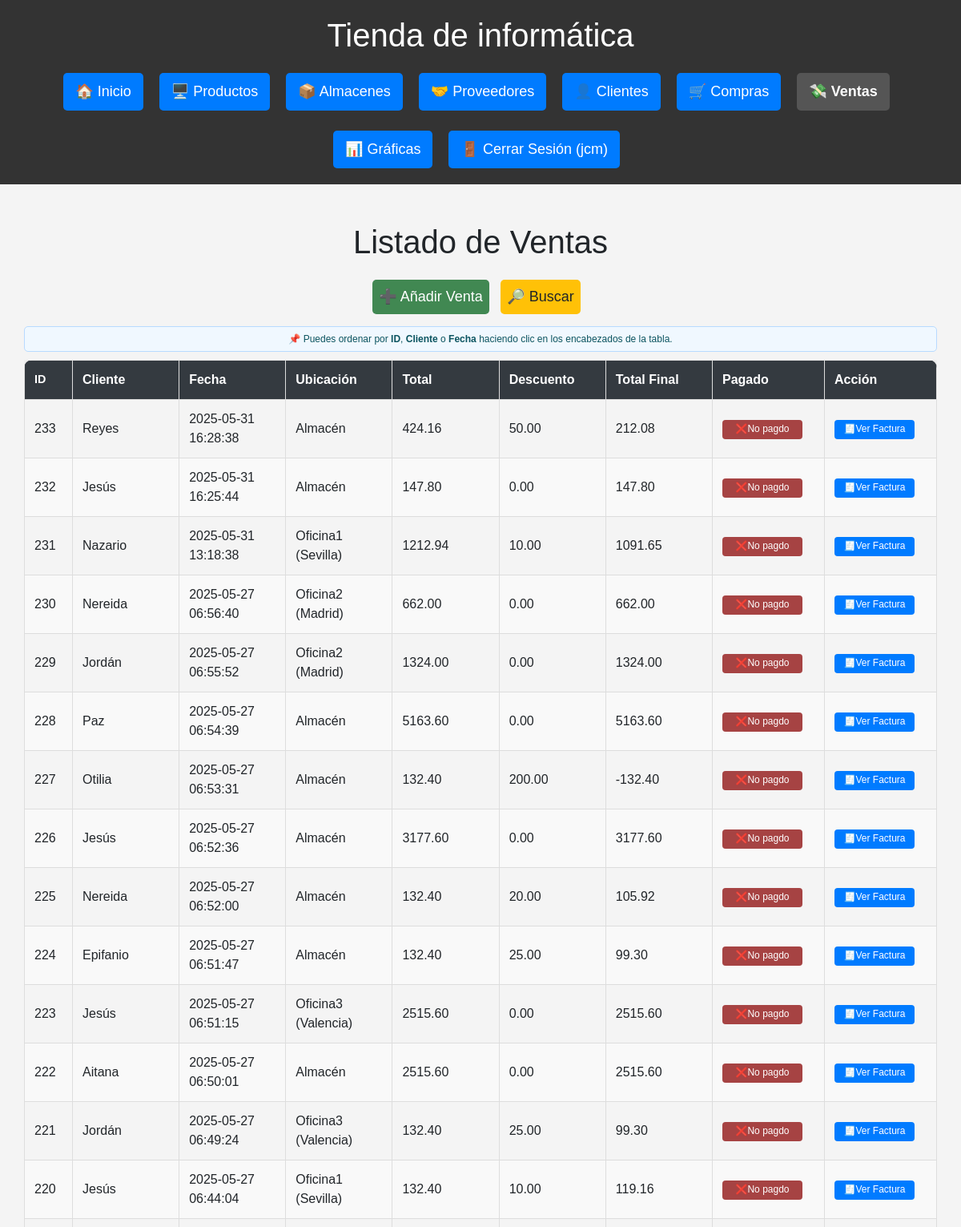
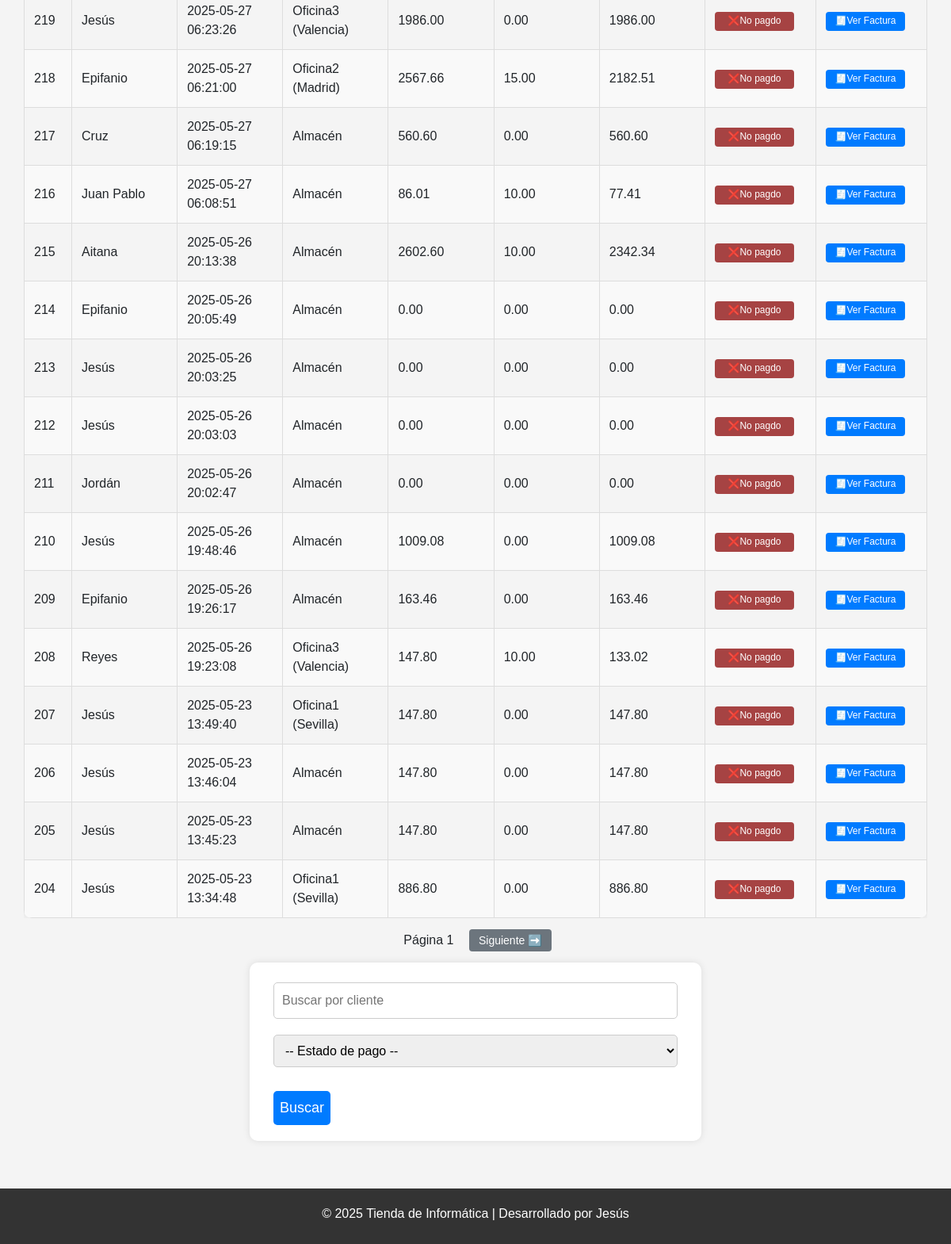
Page /ventas (signed in) on the earlier database version (2 pictures, top to bottom).
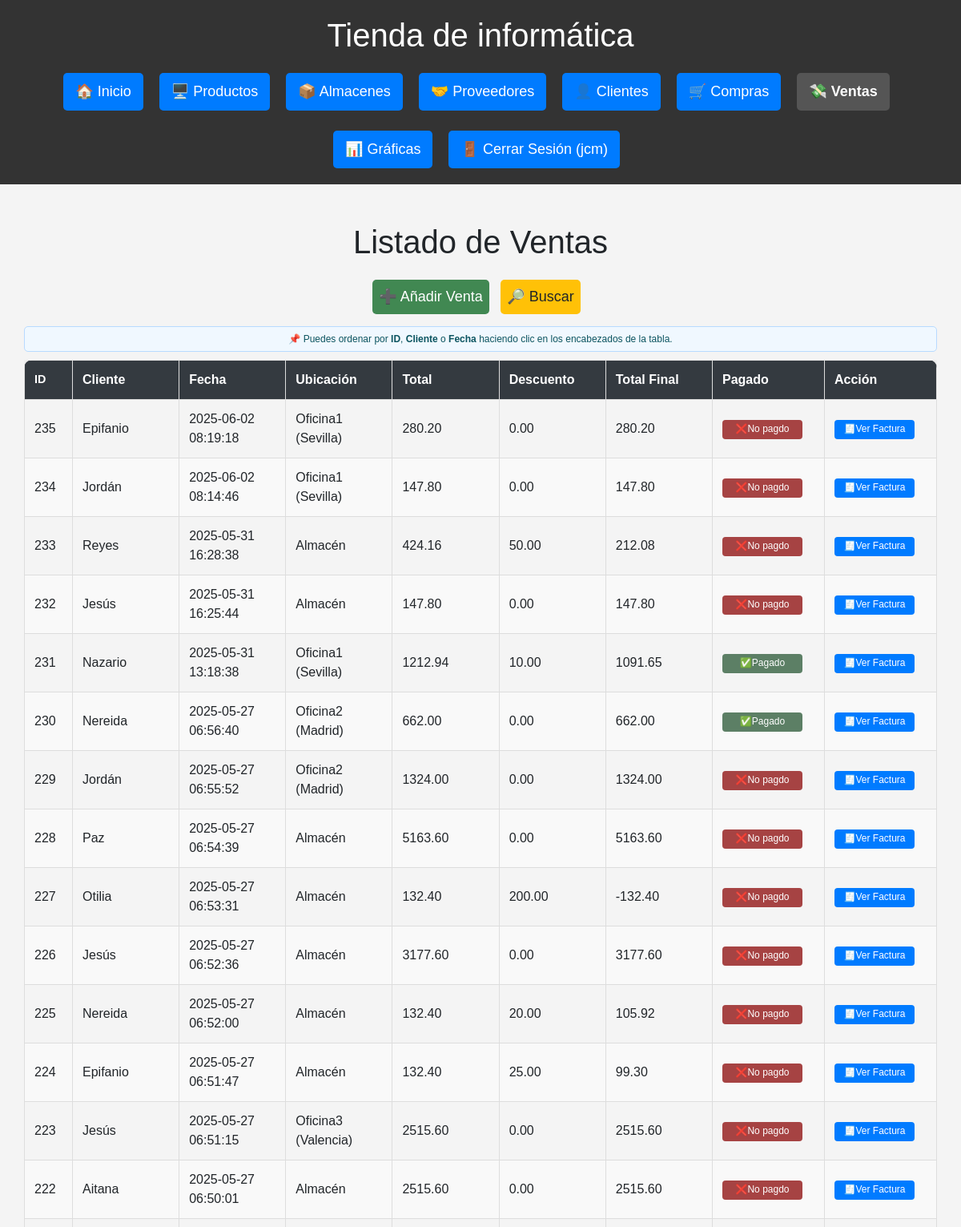
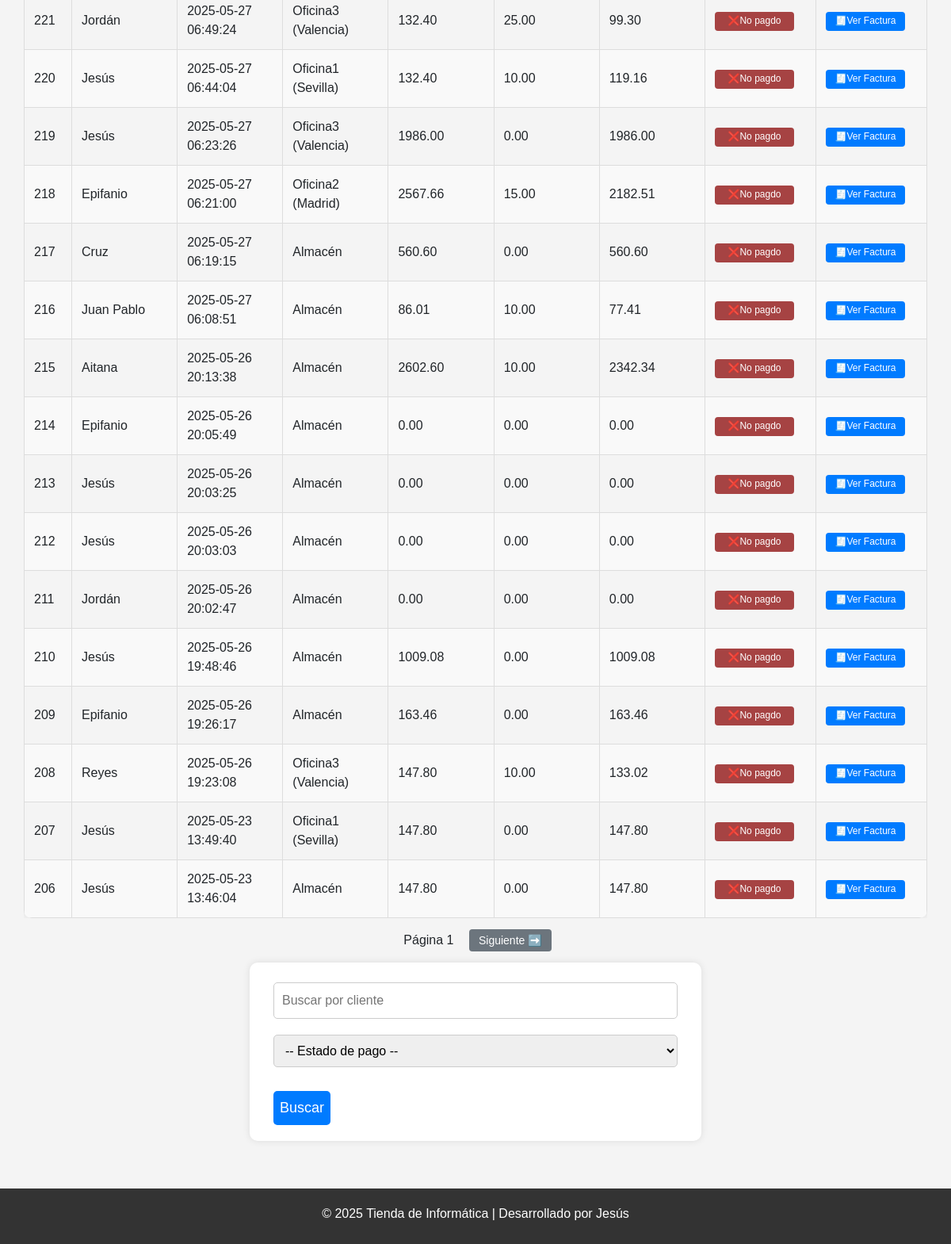
Same page on the later database version (2 pictures, top to bottom).
### db.py (models this page shows)
class Venta(Base):
    __tablename__ = "Venta"
    id = Column(Integer, primary_key=True)
    cliente_id = Column(Integer, ForeignKey("Cliente.id"), nullable=False)
    ubicacion_id = Column(Integer, ForeignKey("Ubicacion.id"))  # NUEVO
    fecha = Column(DateTime, default=func.now())
    total = Column(Numeric(10, 2), nullable=False)
    descuento = Column(Numeric(10, 2), default=Decimal('0.00'))
    total_final = Column(Numeric(10, 2), nullable=False)
    pagado = Column(Boolean, default=False)
    cliente = relationship("Cliente", back_populates="ventas")
    detalles = relationship("DetalleVenta", back_populates="venta")
    ubicacion = relationship("Ubicacion")  # NUEVO

class Cliente(Base):
    __tablename__ = "Cliente"
    id = Column(Integer, primary_key=True)
    nombre = Column(String(150), unique=True, nullable=False)
    contacto = Column(String(150))
    telefono = Column(String(20))
    email = Column(String(150), unique=True)
    dni = Column(String(20), unique=True, nullable=False)
    direccion = Column(String(200))
    ventas = relationship("Venta", back_populates="cliente")

class Ubicacion(Base):
    __tablename__ = "Ubicacion"
    id = Column(Integer, primary_key=True)
    nombre = Column(String(100), unique=True, nullable=False)

### routes/ventas.py (the view)
@ventas_bp.route("/ventas")
@login_required
def ventas():
    cliente = request.args.get("cliente")
    pagado = request.args.get("pagado")
    pagina = int(request.args.get("pagina", 1))
    orden = request.args.get("orden", "id")
    direccion = request.args.get("direccion", "desc")
    por_pagina = 30
    query = sesion.query(Venta).join(Cliente)
    if cliente:
        query = query.filter(Cliente.nombre.ilike(f"%{cliente}%"))
    if pagado in ["0", "1"]:
        query = query.filter(Venta.pagado == bool(int(pagado)))
    def aplicar_orden(campo):
        return campo.desc() if direccion == "desc" else campo.asc()
    if orden == "cliente":
        query = query.order_by(aplicar_orden(Cliente.nombre))
    elif orden == "fecha":
        query = query.order_by(aplicar_orden(Venta.fecha))
    else:
        query = query.order_by(aplicar_orden(Venta.id))
    total_ventas = query.count()
    ventas = query.offset((pagina - 1) * por_pagina).limit(por_pagina).all()
    hay_anterior = pagina > 1
    hay_siguiente = (pagina * por_pagina) < total_ventas
    return render_template("ventas/ventas.html",
        ventas=ventas,
        pagina=pagina,
        hay_anterior=hay_anterior,
        hay_siguiente=hay_siguiente,
        cliente=cliente,
        pagado=pagado,
        orden=orden,
        direccion=direccion
    )

### db.py (called while the page is built)
def login_required(f):
    @wraps(f)
    def decorated_function(*args, **kwargs):
        if 'usuario' not in session:
            flash('Por favor, inicie sesión para acceder a esta página.', 'error')
            return redirect(url_for('login'))
        return f(*args, **kwargs)
    return decorated_function

### templates/ventas/ventas.html (shortened to what this page needs)
{% extends "base.html" %}
{% block content %}
<div class="container mt-4">
    <h1>Listado de Ventas</h1>
    <a href="{{ url_for('ventas.nueva_venta') }}" class="btn btn-add">➕ Añadir Venta</a>
    <a href="#form-busqueda" class="btn btn-add btn-search">🔎 Buscar</a>
    <div class="alerta-orden">
      📌 Puedes ordenar por <strong>ID</strong>, <strong>Cliente</strong> o <strong>Fecha</strong> haciendo clic en los encabezados de la tabla.
    </div>
    <div class="tabla-responive">
        <table class="tabla-estilizada">
            {% set nueva_direccion = 'desc' if direccion == 'asc' else 'asc' %}
            <thead>
              <tr>
                <th class="col-id">
                  <a href="{{ url_for('ventas.ventas', orden='id', direccion=nueva_direccion, cliente=cliente, pagado=pagado, pagina=pagina) }}">ID</a>
                </th>
                <th>
                  <a href="{{ url_for('ventas.ventas', orden='cliente', direccion=nueva_direccion, cliente=cliente, pagado=pagado, pagina=pagina) }}">Cliente</a>
                </th>
                <th>
                  <a href="{{ url_for('ventas.ventas', orden='fecha', direccion=nueva_direccion, cliente=cliente, pagado=pagado, pagina=pagina) }}">Fecha</a>
                </th>
                <th>Ubicación</th>
                <th>Total</th>
                <th>Descuento</th>
                <th>Total Final</th>
                <th class="col-acciones">Pagado</th>
                <th class="col-acciones">Acción</th>
              </tr>
            </thead>
            <tbody>
                {% for venta in ventas %}
                <tr>
                    <td>{{ venta.id }}</td>
                    <td>{{ venta.cliente.nombre }}</td>
                    <td>{{ venta.fecha }}</td>
                    <td>{{ venta.ubicacion.nombre if venta.ubicacion else '—' }}</td>
                    <td>{{ venta.total }}</td>
                    <td>{{ venta.descuento }}</td>
                    <td>{{ venta.total_final }}</td>
                    <td>
                        {% if venta.pagado %}
                            <button onclick="cambiarEstadoPago({{ venta.id }}, false)" class="btn-edit btn-edit-pagado ">✅<span class="texto-btn">Pagado</button>
                        {% else %}
                            <button onclick="cambiarEstadoPago({{ venta.id }}, true)" class="btn-edit btn-edit-no_pagado">❌<span class="texto-btn">No pagdo</button>
                        {% endif %}
                    </td>
                    <td>
                        <a href="{{ url_for('ventas.ver_detalle_venta', venta_id=venta.id) }}" class="btn-edit">🧾<span class="texto-btn texto-btn-borrar">Ver </span><span class="texto-btn"> Factura</span></a>
                    </td>
                </tr>
                {% endfor %}
            </tbody>
        </table>
    </div>
    <div class="paginacion mt-3">
      <span style="margin: 0 10px;">Página {{ pagina }}</span>
      {% if hay_siguiente %}
        <a href="{{ url_for('ventas.ventas', pagina=pagina+1, cliente=cliente, pagado=pagado) }}" class="btn-pagina">Siguiente ➡️</a>
      {% endif %}
    </div>
    <form method="GET" action="{{ url_for('ventas.ventas') }}" class="mt-3" id="form-busqueda">
        <input type="text" name="cliente" placeholder="Buscar por cliente">
        <select name="pagado">
            <option value="">-- Estado de pago --</option>
        </select>
        <button type="submit">Buscar</button>
    </form>
</div>
{% endblock %}

### templates/base.html (shortened to what this page needs)
<!doctype html>
<html lang="es">
<head>
    <link href="https://cdn.jsdelivr.net/npm/bootstrap@5.1.3/dist/css/bootstrap.min.css" rel="stylesheet">
    <link rel="stylesheet" href="/static/estilos.css">
</head>
<body>
<div class="wrapper">
  <header>
    <h1>{% block header %}Tienda de informática{% endblock %}</h1>
    <nav>
      <ul class="menu">
          <li><a href="{{ url_for('index') }}" class="btn {% if request.endpoint == 'index' %}active{% endif %}">🏠 Inicio</a></li>
          <li><a href="{{ url_for('productos.ver_productos') }}" class="btn {% if 'productos' in request.endpoint %}active{% endif %}">🖥️ Productos</a></li>
          <li><a href="{{ url_for('almacenes.ver_almacenes') }}" class="btn {% if 'almacenes' in request.endpoint %}active{% endif %}">📦 Almacenes</a></li>
          <li><a href="{{ url_for('proveedores.listar_proveedores') }}" class="btn {% if 'proveedores' in request.endpoint %}active{% endif %}">🤝 Proveedores</a></li>
          <li><a href="{{ url_for('clientes.clientes') }}" class="btn {% if 'clientes' in request.endpoint %}active{% endif %}">👤 Clientes</a></li>
          <li><a href="{{ url_for('compras.compras') }}" class="btn {% if 'compras.' in request.endpoint %}active{% endif %}">🛒 Compras</a></li>
          <li><a href="{{ url_for('ventas.ventas') }}" class="btn {% if request.endpoint.startswith('ventas.') %}active{% endif %}">💸 Ventas</a></li>
          <li><a href="{{ url_for('graficas_py.graficas_python') }}" class="btn {% if request.endpoint.startswith('graficas_py.') or request.endpoint.startswith('graficas.') %}active{% endif %}">📊 Gráficas</a></li>
        {% if 'usuario' in session %}
          <li><a href="{{ url_for('logout') }}" class="btn logout-btn">🚪 Cerrar Sesión ({{ session['usuario'] }})</a></li>
        {% else %}
          <li><a href="{{ url_for('login') }}" class="btn {% if request.endpoint == 'login' %}active{% endif %}">🔐 Iniciar Sesión</a></li>
        {% endif %}
      </ul>
    </nav>
  </header>
  <main class="container mt-4">
    {% block content %}{% endblock %}
  </main>
  <footer>
    <p>&copy; 2025 Tienda de Informática | Desarrollado por Jesús</p>
  </footer>
</div>
</body>
</html>

### static/estilos.css (style rules this page uses)
html, body { height: 100%; margin: 0; padding: 0; font-family: Arial, sans-serif; background-color: #f4f4f4; text-align: center; }
body { overflow-x: hidden; }
.wrapper { display: flex; flex-direction: column; min-height: 100vh; }
main { flex: 1; padding: 20px; }
.container, main { width: 100%; padding: 0; margin: 0 auto; }
header { background: #333; color: white; padding: 20px; }
nav ul.menu { list-style: none; padding: 0; margin: 0; display: flex; flex-wrap: wrap; justify-content: center; gap: 10px; }
nav ul.menu li a { text-decoration: none; color: white; background: #007BFF; padding: 10px 15px; border-radius: 5px; transition: 0.3s; }
nav ul.menu li a.active { background-color: #555; font-weight: bold; }
.alerta-orden { background-color: #f0f8ff; color: #0c5460; border: 1px solid #b8daff; padding: 6px 10px; border-radius: 5px; margin-bottom: 10px; font-size: 0.75rem; text-align: center; }
form { width: 50%; margin: 20px auto; background: white; padding: 20px 30px; border-radius: 10px; box-shadow: 0 0 10px rgba(0,0,0,0.1); text-align: left; }
form input, form textarea, form select { width: 100%; padding: 10px; margin-top: 5px; margin-bottom: 15px; border: 1px solid #ccc; border-radius: 5px; box-sizing: border-box; font-size: 16px; }
button, .btn { background: #007BFF; color: white; padding: 8px; border: none; margin-top: 15px; cursor: pointer; font-size: 18px; border-radius: 5px; transition: 0.3s; text-decoration: none; display: inline-block; margin-right: 10px; }
.btn-add { background: #418852; margin-bottom: 15px; }
.btn-pagina { background-color: #6c757d; color: white; font-size: 14px; padding: 6px 12px; border-radius: 4px; text-decoration: none; margin: 0 5px; }
.btn-edit { display: inline-block; max-width: 100px; background-color: #007BFF; color: white; padding: 4px 8px; font-size: 0.75rem; border: none; border-radius: 4px; cursor: pointer; transition: all 0.2s; text-decoration: none; white-space: nowrap; line-height: 1.3; margin: 0; box-shadow: none; width: 100% ; text-align: center; box-sizing: border-box; }
.btn-edit-pagado { background-color: #5c7f65; }
.btn-edit-no_pagado { background-color: #a64343; }
.btn-search { background-color: #ffc107; color: #212529; }
.tabla-estilizada { width: 100%; border-collapse: collapse; border-radius: 10px; overflow: hidden; box-shadow: 0 0 10px rgba(0,0,0,0.1); table-layout: fixed; }
.tabla-estilizada thead { background-color: #343a40; color: white; font-weight: bold; }
.tabla-estilizada th, .tabla-estilizada td { padding: 12px; border: 1px solid #ddd; text-align: left; max-width: 200px; word-wrap: break-word; white-space: normal; }
.tabla-estilizada tr:nth-child(even) { background-color: #f9f9f9; }
.tabla-estilizada thead th a { color: white; text-decoration: none; font-weight: bold; }
.tabla-responive { width: 100%; overflow-x: auto; -webkit-overflow-scrolling: touch; box-sizing: border-box; padding: 0 10x; }
.col-fecha, .col-id { max-width: 100px; font-size: 0.9em; white-space: nowrap; }
.col-id { max-width: 60px; width: 60px; white-space: nowrap; overflow: hidden; text-overflow: ellipsis; text-align: center; }
.col-acciones { max-width: 140px; width: 140px; text-align: center; }
footer { background: #333; color: white; padding: 10px; width: 100%; text-align: center; margin-top: 40px; padding-top: 20px; }

Differences in the rows shown:
no longer on this page (row unchanged): Venta: id "205", cliente.nombre "Jesús", fecha "2025-05-23 13:45:23", ubicacion "Almacén", total "147.80", descuento "0.00", total_final "147.80"
no longer on this page (row unchanged): Venta: id "204", cliente.nombre "Jesús", fecha "2025-05-23 13:34:48", ubicacion "Oficina1 (Sevilla)", total "886.80", descuento "0.00", total_final "886.80"
added Venta: id "235", cliente.nombre "Epifanio", fecha "2025-06-02 08:19:18", ubicacion "Oficina1 (Sevilla)", total "280.20", descuento "0.00", total_final "280.20"
added Venta: id "234", cliente.nombre "Jordán", fecha "2025-06-02 08:14:46", ubicacion "Oficina1 (Sevilla)", total "147.80", descuento "0.00", total_final "147.80"
changed Venta "Nazario": pagado "❌ No pagdo" → "✅ Pagado"
changed Venta id 230: pagado "❌ No pagdo" → "✅ Pagado"
